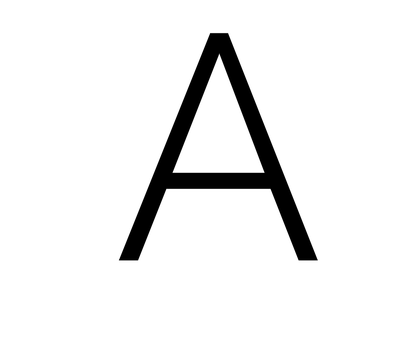
%> input picture letters/upperletters/A.png, 420 x 350 px, shrunk from 1008 x 840 before the run
$ octave pixelwise.m   (GNU Octave 9; MATLAB toolbox functions it lacks are replaced by stand-ins)
%> lines starting %> are read from the running program, lines starting %| are printed output that depends on the picture

%read image
test_image1 = imread('~/Desktop/letters/A.png');
%> test_image1 is the input picture: size 350x420x3 uint8; min 0, max 255, mean 238.2
test_image2 = imread('~/Desktop/letters/B.png');
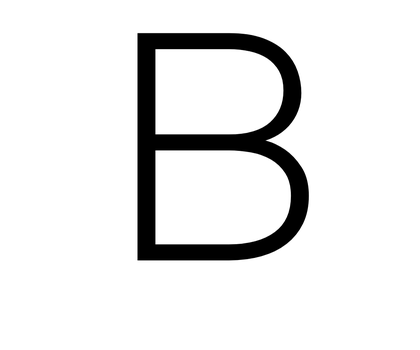
%> input picture letters/upperletters/B.png, 420 x 350 px, shrunk from 1008 x 840 before the run
%> test_image2 is the input picture: size 350x420x3 uint8; min 0, max 255, mean 231.5
test_image3 = imread('~/Desktop/letters/C.png');
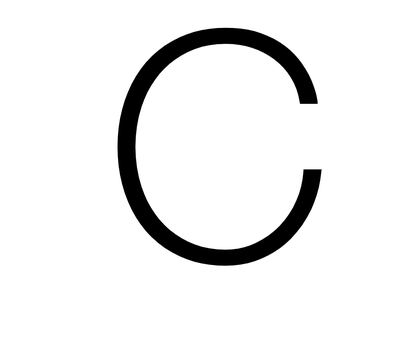
%> input picture letters/upperletters/C.png, 420 x 350 px, shrunk from 1008 x 840 before the run
%> test_image3 is the input picture: size 350x420x3 uint8; min 0, max 255, mean 237.4
test_image4 = imread('~/Desktop/letters/D.png');
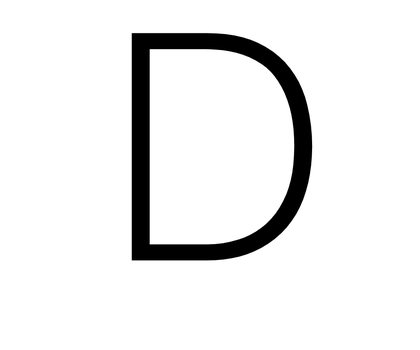
%> input picture letters/upperletters/D.png, 420 x 350 px, shrunk from 1008 x 840 before the run
%> test_image4 is the input picture: size 350x420x3 uint8; min 0, max 255, mean 235.1
test_image5 = imread('~/Desktop/letters/E.png');
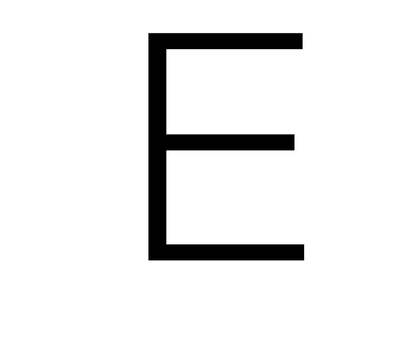
%> input picture letters/upperletters/E.png, 420 x 350 px, shrunk from 1008 x 840 before the run
%> test_image5 is the input picture: size 350x420x3 uint8; min 0, max 255, mean 236.7
test_image6 = imread('~/Desktop/letters/F.png');
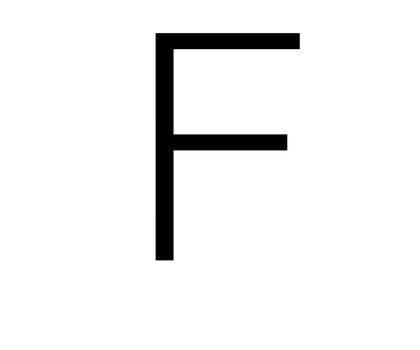
%> input picture letters/upperletters/F.png, 420 x 350 px, shrunk from 1008 x 840 before the run
%> test_image6 is the input picture: size 350x420x3 uint8; min 0, max 255, mean 241.3
%> (the run ends here)
